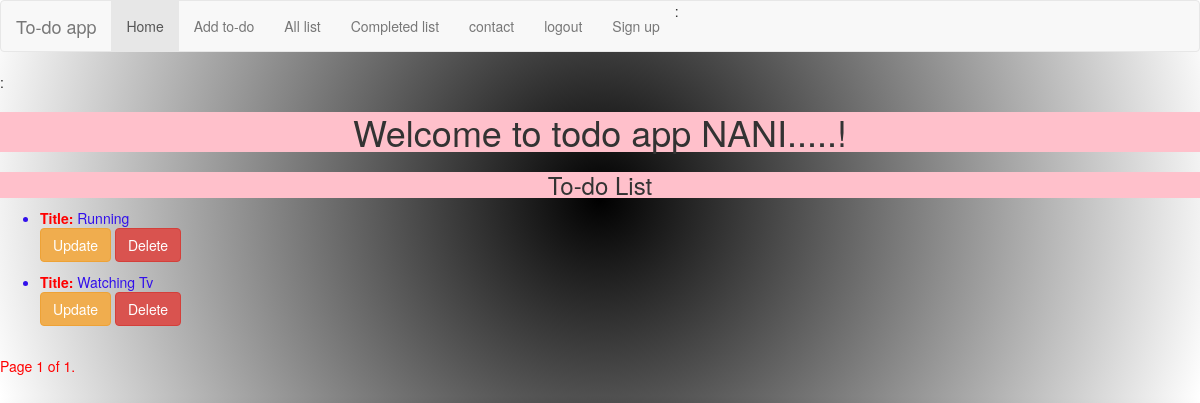
The app's page /home/ (signed in), older data.
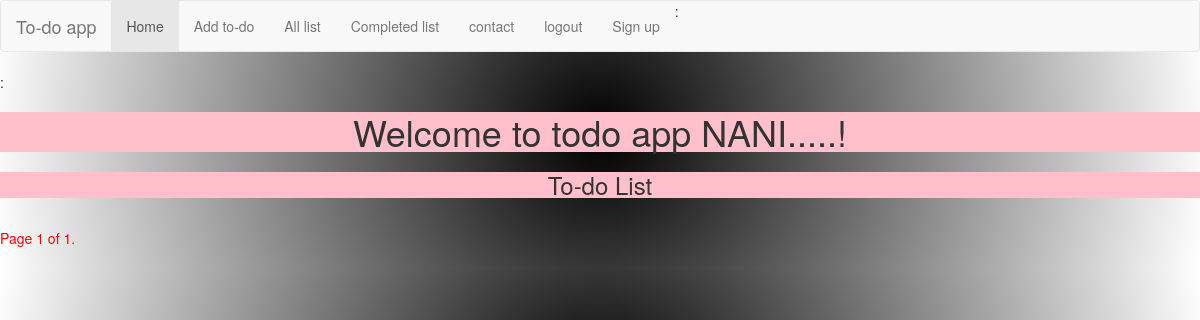
The same page, newer data.
### todoapp/models.py (models this page shows, shortened)
class TodoListModel(models.Model):
    STATUS_CHOICES =(
    ("START", "START"),
    ("IN-PROGRESS", "IN-PROGRESS"),
    ("DONE", "DONE"),
    )
    title = models.CharField(max_length=100)
    details=models.TextField(max_length=200)
    status=models.CharField(max_length=20,choices=STATUS_CHOICES)
    user = models.ForeignKey(User,on_delete=models.CASCADE)

### todoapp/views.py (the view)
# urls.py: 2. Add a URL to urlpatterns:  path('', views.home, name='home')
@login_required (login_url='/login')
def home(request):
    sdata=TodoListModel.objects.filter(user=request.user,status='START')
    paginator=Paginator(sdata,page_size)
    page_number = request.GET.get('page')
    try:
        sdata=paginator.page(page_number)
    except PageNotAnInteger:
        sdata=paginator.page(1)
    except EmptyPage:
        sdata=paginator.page(paginator.num_pages)
    return render(request,'todoapp/home.html',{'sdata':sdata})

### todoapp/templates/todoapp/home.html (shortened to what this page needs)
{% extends 'todoapp/base.html' %}
{% load static %}
{% block content %}
{% if request.user.is_authenticated %}:
    <center><h1> Welcome to todo app {{request.user.first_name|upper}}.....!</h1></center>
{% endif %}
<center><h3>To-do List</h3></center>
{% for todo in sdata %}
<ul>
<li><b>Title:    </b>{{todo.title|title}}</li>
<a href="/update/{{todo.id}}" class='btn btn-warning'>Update</a>
<a href="/delete/{{todo.id}}" class='btn btn-danger'>Delete</a>
</ul>
{% endfor %}
<div class="pagination">
    <span class="step-links">
        <span class="current">
            Page {{ sdata.number }} of {{ sdata.paginator.num_pages }}.
        </span>
    </span>
</div>
{% endblock %}

### todoapp/templates/todoapp/base.html (shortened to what this page needs)
<!DOCTYPE html>
{% load static %}
<html lang="en" dir="ltr">
  <head>
    <link rel="stylesheet" href="{% static "css/demo.css" %}">
    <link rel="stylesheet" href="https://maxcdn.bootstrapcdn.com/bootstrap/3.4.1/css/bootstrap.min.css">
  </head>
  <body>
    <nav class="navbar navbar-default">
  <div class="container-fluid">
    <div class="navbar-header">
      <a class="navbar-brand" href="#">To-do app</a>
    </div>
    <ul class="nav navbar-nav">
      <li class="active"><a href="{% url 'home' %}">Home</a></li>
      <li><a href="{% url 'addlist' %}">Add to-do</a></li>
      <li><a href="{% url 'tlist' %}">All list</a></li>
      <li><a href="{% url 'dlist' %}">Completed list</a></li>
      <li><a href="">contact</a></li>
{% if request.user.is_authenticated %}:
    <li class="topnav-right"  ><a href="{% url 'logout' %}">logout</a></li>
    <li class="topnav-right"  ><a href="{% url 'signup' %}">Sign up</a></li>
{% else %}
<li class="topnav-right"><a href="{% url 'login' %}">login</a></li>
{% endif %}
    </ul>
  </div>
</nav>
{% block content %}
{% endblock %}
  </body>
</html>

### todoapp/static/css/demo.css (style rules this page uses)
label,span,input { color: white; }
h1,h3 { background-color: pink; }
a,b { color:red; }
li { color:#3210eb; }
body { background: radial-gradient(circle, black, white); }
.current { color:red; }

Row changes from the older to the newer data that the page shows:
removed TodoListModel: title "Running"
removed TodoListModel: title "Watching Tv"
